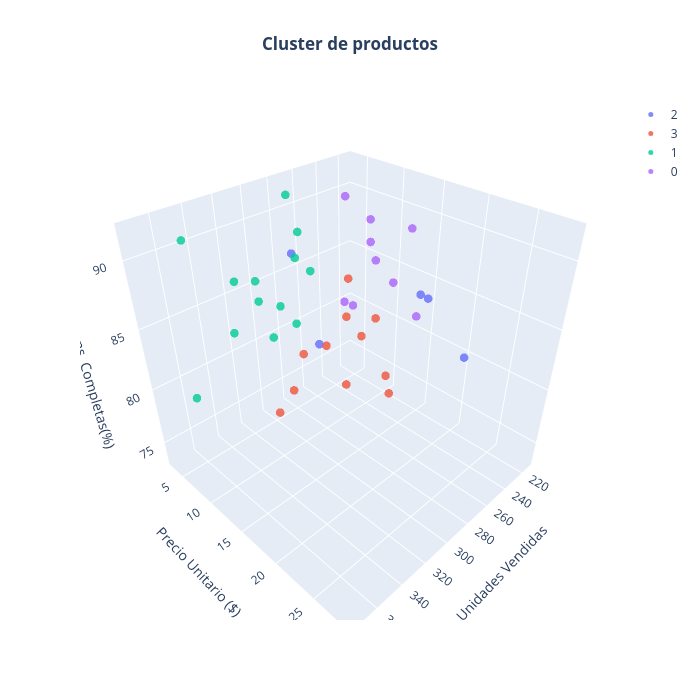

Write notebook code for a chart like this one.
### Markdown cell above
**Interpretación de los clusters de Productos**


- **Cluster 0 (Productos Estándar, 23.68%)**: Tienen un precio intermedio (11.06), pero son los que menos se venden (240.33). Sin embargo, su tasa de completitud es buena (86.61%). No son problemáticos, pero tampoco destacan.

- **Cluster 1 (Motores de Volumen, 34.21%)**: Son los productos "gancho". Tienen el precio más bajo (6.17) pero compensan con la mayor cantidad de unidades vendidas (306.69). Su tasa de completitud es saludable.

- **Cluster 2 (Productos Estrella, 13.15%)**: Tienen el precio más alto (19.60) y aun así mantienen un volumen de ventas muy alto (291.20), casi alcanzando al líder de volumen. Además, tienen la mejor tasa de completitud (87.57%), lo que indica satisfacción del cliente o eficiencia logística.

- **Cluster 3 (Productos Problemáticos, 28.94%)**: Son baratos (8.74), se venden poco comparado con los líderes, pero lo más crítico es el 78.41% de completitud. Algo está fallando en el proceso de venta o entrega.

### Code cell
data = []

for label in df_labels['label'].unique():
    df_subset = df_labels[df_labels['label'] == label]
    
    trace = go.Scatter3d(
        x=df_subset['Unidades_Vendidas'],
        y=df_subset['Precio_Unitario'],
        z=df_subset['Porc_Completadas'],
        mode='markers',
        name=str(label),  # Esto es lo que aparecerá en la leyenda
        marker=dict(
            size=5,       # Ajusta el tamaño si es necesario
            opacity=0.8
        )
    )
    data.append(trace)

layout = go.Layout(
    scene=dict(
        xaxis=dict(title='Unidades Vendidas'),
        yaxis=dict(title='Precio Unitario ($)'),
        zaxis=dict(title='Trans. Completas(%)')
    ),
    title="<b>Cluster de productos</b>",
    title_x = 0.5,
    width = 700,
    height = 700
)

# Creamos la figura con la lista de traces
fig = go.Figure(data=data, layout=layout)

fig.show()

### Figure 1 — Plotly figure (JSON) as saved in the notebook; plotly's stock layout.template omitted (floating-point values rounded to 4 significant figures)
{"data": [{"marker": {"opacity": 0.8, "size": 5}, "mode": "markers", "name": "2", "type": "scatter3d", "x": [299, 320, 332, 259, 246], "y": [28.56, 16.21, 15.45, 19.23, 18.56], "z": [87.65, 85.39, 91.86, 87.01, 85.92]}, {"marker": {"opacity": 0.8, "size": 5}, "mode": "markers", "name": "3", "type": "scatter3d", "x": [268, 250, 286, 254, 299, 228, 239, 298, 273, 224, 216], "y": [17.23, 14.25, 11.25, 11.23, 8.23, 9.45, 6.54, 5.24, 5.21, 4.21, 3.25], "z": [78.57, 77.94, 81.69, 80.82, 77.17, 80.56, 73.33, 73.56, 78.05, 78.87, 81.97]}, {"marker": {"opacity": 0.8, "size": 5}, "mode": "markers", "name": "1", "type": "scatter3d", "x": [350, 375, 293, 357, 332, 313, 297, 300, 282, 303, 255, 264, 266], "y": [11.54, 9.54, 8.12, 6.21, 6.25, 6.21, 6.54, 5.65, 5.45, 4.25, 3.65, 3.51, 3.25], "z": [89.8, 81.9, 82.93, 91.4, 83.52, 86.75, 84.09, 81.25, 91.78, 84.09, 84.42, 88.0, 85.9]}, {"marker": {"opacity": 0.8, "size": 5}, "mode": "markers", "name": "0", "type": "scatter3d", "x": [277, 229, 276, 241, 256, 216, 229, 214, 225], "y": [13.54, 15.23, 12.24, 13.54, 12.56, 12.36, 8.54, 7.25, 4.25], "z": [85.33, 82.61, 85.19, 85.53, 89.04, 88.57, 88.89, 84.62, 89.71]}], "layout": {"height": 700, "scene": {"xaxis": {"title": {"text": "Unidades Vendidas"}}, "yaxis": {"title": {"text": "Precio Unitario ($)"}}, "zaxis": {"title": {"text": "Trans. Completas(%)"}}}, "title": {"text": "<b>Cluster de productos</b>", "x": 0.5}, "width": 700}}
